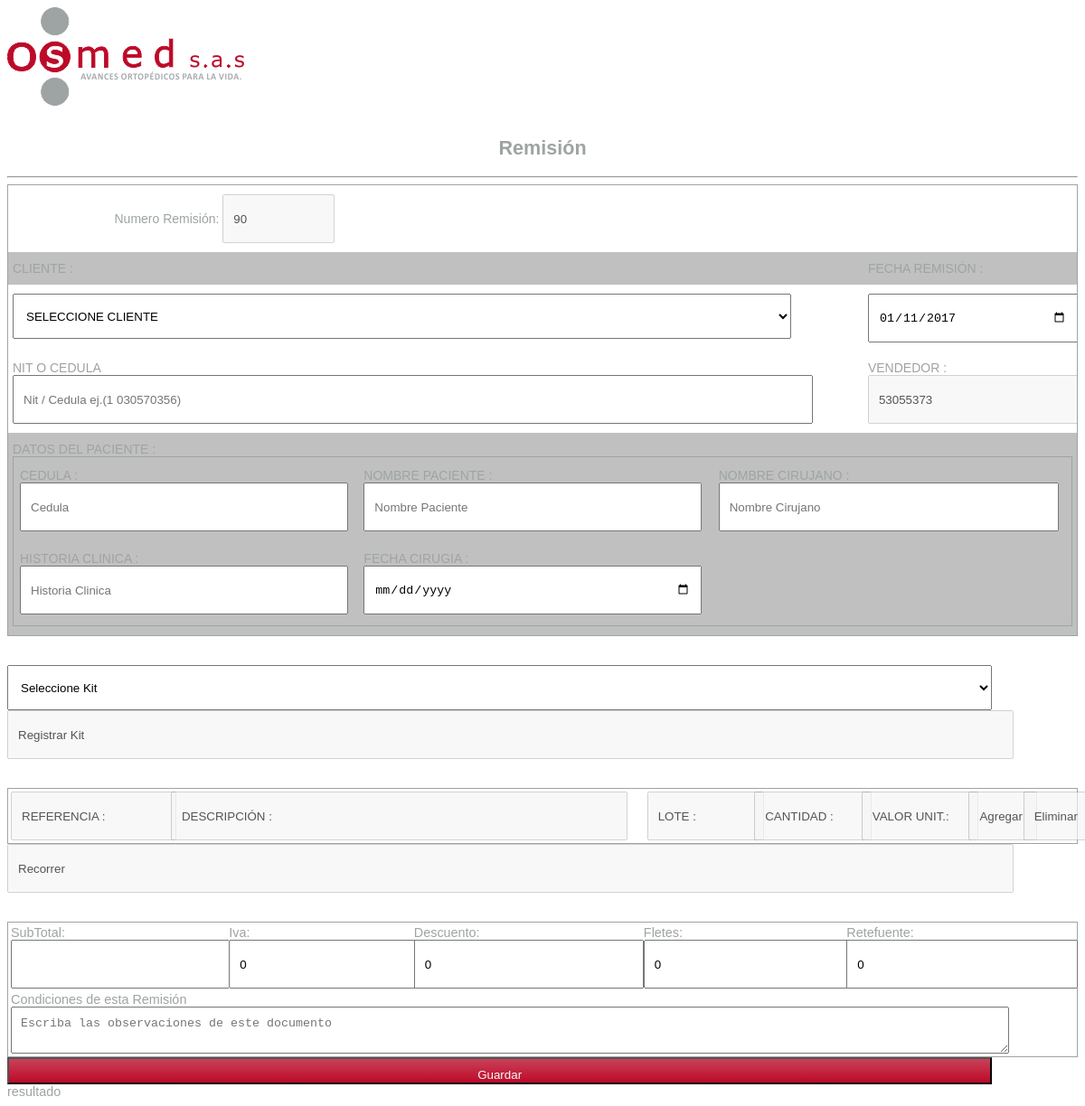
Page /php/registroremision.php (signed in) on the earlier database version.
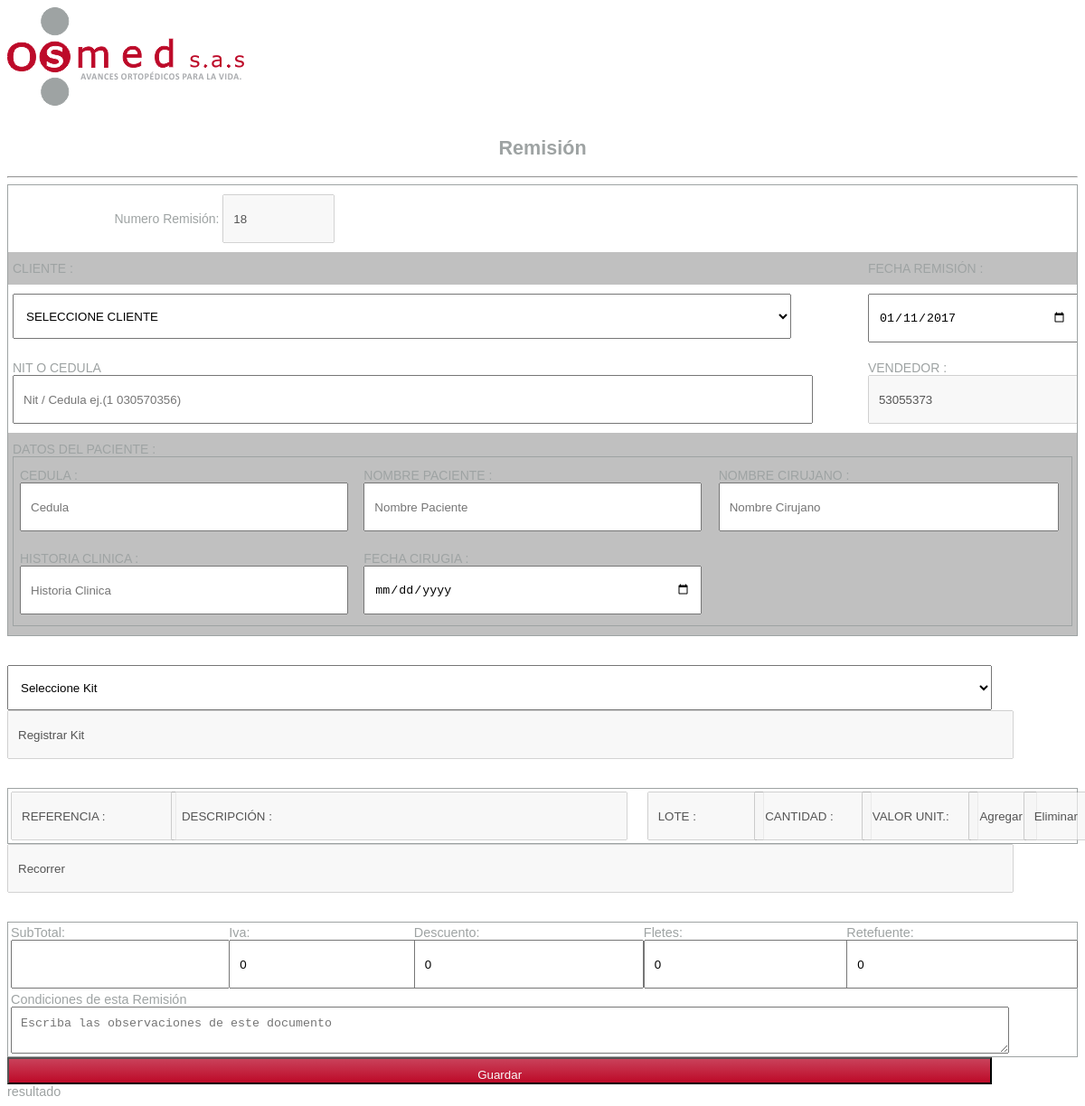
Same page on the later database version.
### tables this page shows
CREATE TABLE `remision` (
  `idremision` int(15) NOT NULL auto_increment,
  `idsalida` int(15) NOT NULL,
  `idbodega` int(15) NOT NULL,
  `idpaciente` int(15) NOT NULL,
  `idusuario` int(15) NOT NULL,
  `idclientes` int(15) NOT NULL,
  `fecha` varchar(15) NOT NULL,
  `subtotal` int(15) NOT NULL,
  `iva` int(15) NOT NULL,
  `descuento` int(15) NOT NULL,
  `fletes` int(15) NOT NULL,
  `estado` varchar(15) NOT NULL,
  `retefuente` varchar(15) NOT NULL,
  `total` int(15) NOT NULL,
  `documento` varchar(20) NOT NULL,
  `observacioneliminado` varchar(250) default NULL,
  PRIMARY KEY  (`idremision`),
  KEY `idsalida` (`idsalida`),
  KEY `idbodega` (`idbodega`,`idpaciente`,`idusuario`,`idclientes`),
  KEY `idusuario` (`idusuario`),
  KEY `idclientes` (`idclientes`),
  KEY `idpaciente` (`idpaciente`)
);

### php/registroremision.php (the view, shortened to what this page needs)
<?php
$ns = $_SESSION['id'];
$hoy = date("Y-m-d");
include_once "conexion.php";
$conexion= conexion();
$bill_remision = mysqli_query($conexion,"SELECT * FROM  `remision` WHERE  `documento` LIKE  'R%' ORDER BY  `remision`.`idremision` DESC ") or die(mysqli_error($conexion));
$rowremision = $bill_remision->fetch_assoc();
$documento = $rowremision['documento'];
$numdoc = substr($documento, 1)+1;
?>
<section id="encabezado">
		<div id="logo">
			<a href="../html/profile"><img src="../imagenes/logo.png"></a>
		</div>
	</section>
<form method="post" action="">
<br>
<center><h2>Remisión</h2></center><hr>
<table class="tg">
  <tr>
    <th class="tg-031e" colspan="5">
		<div id="numeroremision"><label>Numero Remisión: </label><?php echo '<input type="text" name="idremision" id="idremision" value="'.$numdoc.'" disabled>';?></div>
    </th>
  </tr>
  <tr>
    <td class="tg-le8v" colspan="2">CLIENTE :</td>
    <td class="tg-le8v" colspan="3">FECHA REMISIÓN :</td>
  </tr>
  <tr>
    <td class="tg-yw4l" colspan="2">
    	<select name="nombre_cliente" id="nombre_cliente">
    		<option value="">SELECCIONE CLIENTE</option>
    	</select>
    <td class="tg-yw4l" colspan="3"><?php echo '<input type="date" name="fecha_remision" id="fecha_remision" value="'.$hoy.'">'; ?></td>
  </tr>
  <tr>
    <td class="tg-yw4l" colspan="2">NIT O CEDULA<input type="text" name="nit_cliente" id="nit_cliente" onblur="buscarCedula('nit_cliente')" placeholder="Nit / Cedula ej.(1 030570356)"></td>
    <td class="tg-yw4l" width="20%"><label>VENDEDOR :</label><input type="text" name="vendedor" id="vendedor" placeholder="vendedor" value="<?php echo $ns;?>" disabled></td>
  </tr>
  <tr>
    <td class="tg-le8v" colspan="4" rowspan="2"><label>DATOS DEL PACIENTE :</label>
    	<table class="datos">
    		<tr>
    			<td><label>CEDULA :</label><input name="datosPaCed" id="datosPaCed" placeholder="Cedula"></td>
    			<td><label>NOMBRE PACIENTE :</label><input name="datosPaNPa" id="datosPaNPa" placeholder="Nombre Paciente"></td>
    			<td><label>NOMBRE CIRUJANO :</label><input name="datosPaNCi" id="datosPaNCi" placeholder="Nombre Cirujano"></td>
    		</tr>
    		<tr>
    			<td><label>HISTORIA CLINICA :</label><input name="datosPaHis" id="datosPaHis" placeholder="Historia Clinica"></td>
    			<td><label>FECHA CIRUGIA :</label><input type="date" name="datosPaFec" id="datosPaFec" placeholder="Fecha Cirujia"></td>
    			<td></td>
    		</tr>
    	</table>
    </td>
  </tr>
</table>
<br><br>
<select name="skit" id="skit">
	<option value="">Seleccione Kit</option>
</select>
<div id="rkit"><input value="Registrar Kit" disabled></div>
<br><br>
<table id="productos">
	<tr>
		<td width="15%"><input name="ref" id="ref" value="REFERENCIA :" disabled></td>
		<td><input name="nom" id="nom" VALUE="DESCRIPCIÓN :"disabled></td>
		<td width="10%"><input name="lote" id="lote" VALUE="LOTE :"disabled></td>
		<td width="10%"><input name="cant" id="cant" VALUE="CANTIDAD :"disabled></td>
		<td width="10%"><input name="precio" id="precio" VALUE="VALOR UNIT.:"disabled></td>
		<td width="5%"><div id="mas"><input value="Agregar" disabled></div></td>
		<td width="5%"><div id="menos"><input value="Eliminar" disabled></div></td>
	</tr>
</table>
<div id="recorrido"><td width="5%"><div id="btnRecorrer"><input value="Recorrer" disabled></div></td></div>
<br><br>
<table>
	<tr>
		<td>SubTotal: <input type="text" name="bruto" id="bruto"></td>
		<td>Iva: <input type="text" name="iva" id="iva" value="0"></td>
		<td>Descuento: <input type="text" name="descuento" id="descuento" value="0"></td>
		<td>Fletes: <input type="text" name="fletes" id="fletes" value="0"></td>
		<td>Retefuente: <input type="text" name="retefuente" id="retefuente" value="0" /></td>
	</tr>
	<tr>
		<td colspan="5"><label>Condiciones de esta Remisión</label><br><textarea id="observaciones" placeholder="Escriba las observaciones de este documento"></textarea></td>
	</tr>
</table>
 <input type="button" id="boton" name="enviar" value="Guardar" href="javascript:;" onClick="gruardarRemision();return false;">
</form>
<div id="resultado1">resultado</div>
</body>
</html>

Differences in the rows shown:
no longer on this page (row edited): remision: idremision "90"
added remision: idremision "18"
